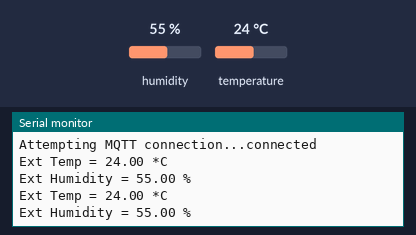
Simulated run of this sketch. Board: ESP8266 (NodeMCU). On the bench: the last lines printed to the serial monitor. The test bench sets the inputs (shaded band); at power-on: humidity 55 %, temperature 24 °C. WiFi joins after 1.5 s; servers stay silent unless stated; no MQTT or app messages arrive unless stated.

Above: at 9.7 s.
9.8 s: humidity set to 22 %
At 12.2 s:
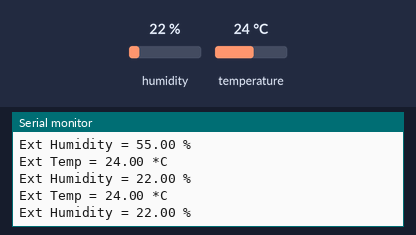
12.4 s: temperature set to 12 °C
At 14.1 s:
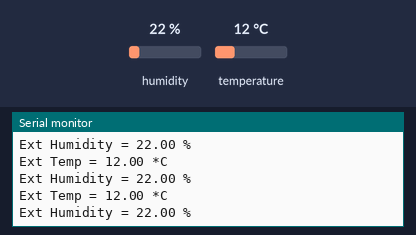
15.0 s: humidity set to 40 %
At 17.1 s:
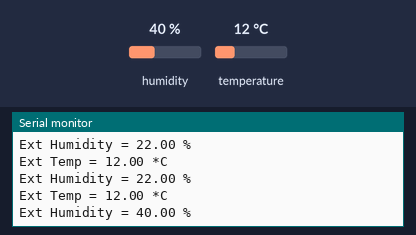
Timing chart, 0 to 18.6 s (numbered marks = the images above; inputs shaded):
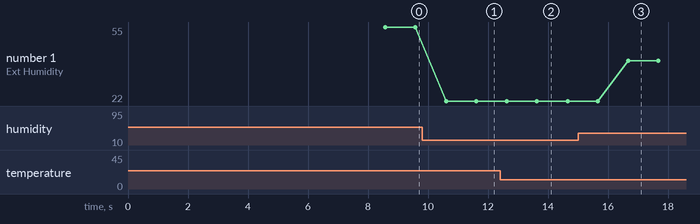

Measured:
- after the input at 9.8 s, the serial monitor: prints a new line after 0.80 s (image 1)
- after the input at 12.4 s, the serial monitor: prints a new line after 0.23 s (image 2)
- after the input at 15.0 s, the serial monitor: prints a new line after 1.7 s (image 3)
- plotted number 1: 55 → 22 after the input at 9.8 s, 22 → 40 after the input at 15.0 s

The sketch:

main.ino
```cpp
#include <Adafruit_Sensor.h>
#include <DHT.h>
#include <ESP8266WiFi.h>


const char *ssid = "JAILAVANYA";
const char *password = "imrich325@@DRDO";

//-------------------------MQTT Setup Start----------------------------------
#include <PubSubClient.h>
const char *mqttServer = "192.168.0.108";
const int mqttPort = 1883;
const char *mqttUser = "mqtt2020";
const char *mqttPassword = "mqtt2020";
const char *mqttClientName = "esp32";

WiFiClient esp32_msr;
PubSubClient client(esp32_msr);

#define mqttTempExt "home/tempExt"
#define mqttHumExt "home/humExt"
//---------------------------MQTT Setup End-------------------------------------

#define DHTPIN D2
#define DHTTYPE DHT11

DHT dht(DHTPIN, DHTTYPE);

float tempExt, humExt;
//---------------------------------------------------------------------------------
void setup()
{
  Serial.begin(115200);
  Serial.println();

  //-----------------------------begin Wifi connect------------------------------------------
  Serial.print("Connecting to ");
  Serial.println(ssid);
  WiFi.mode(WIFI_STA);
  WiFi.disconnect();
  delay(2000);
  WiFi.begin(ssid, password);

  while (WiFi.status() != WL_CONNECTED)
  {
    delay(500);
    Serial.print(".");
  }

  Serial.println("");
  Serial.println("WiFi connected");
  Serial.println("IP address: ");
  Serial.println(WiFi.localIP());
  //-------------------------------end Wifi connect-------------------------------------------

  client.setServer(mqttServer, mqttPort);

  dht.begin();
  delay(5000);
}

void getValues()
{

  tempExt = dht.readTemperature();
  humExt = dht.readHumidity();

  Serial.print("Ext Temp = ");
  Serial.print(tempExt);
  Serial.println(" *C");

  Serial.print("Ext Humidity = ");
  Serial.print(humExt);
  Serial.println(" %");

  Serial.println();
}

void reconnect()
{
  // Loop until we're reconnected

  int counter = 0;
  while (!client.connected())
  {
    if (counter == 5)
    {
      ESP.restart();
    }
    counter += 1;
    Serial.print("Attempting MQTT connection...");
    // Attempt to connect

    if (client.connect(mqttClientName, mqttUser, mqttPassword))
    {
      Serial.println("connected");
    }
    else
    {
      Serial.print("failed, rc=");
      Serial.print(client.state());
      Serial.println(" try again in 5 seconds");
      // Wait 5 seconds before retrying
      delay(5000);
    }
  }
}

void loop()
{
  if (!client.connected())
  {
    reconnect();
  }
  getValues();

  client.publish(mqttTempExt, String(tempExt).c_str(), true);
  client.publish(mqttHumExt, String(humExt).c_str(), true);
  delay(1000);
}
```
